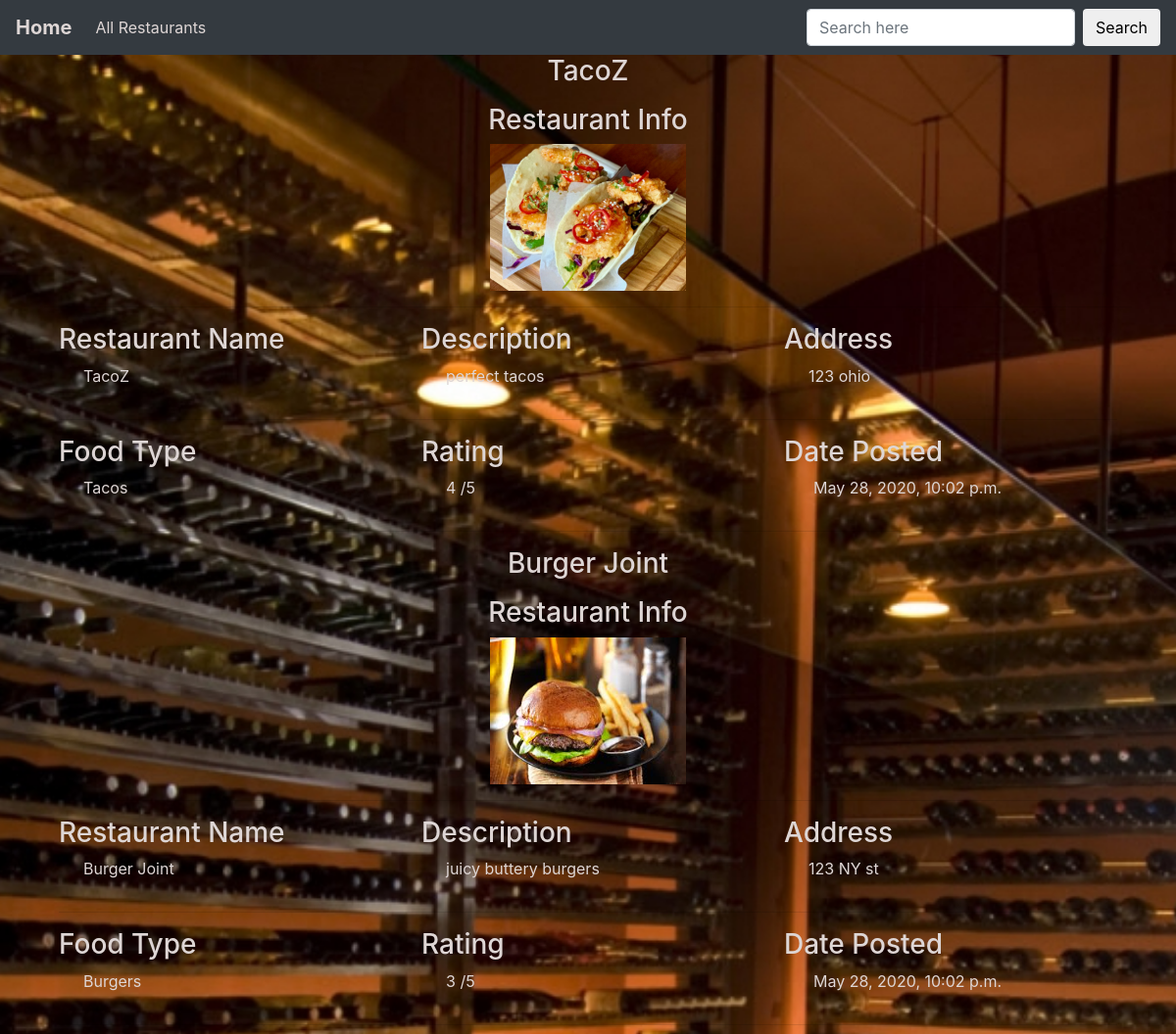
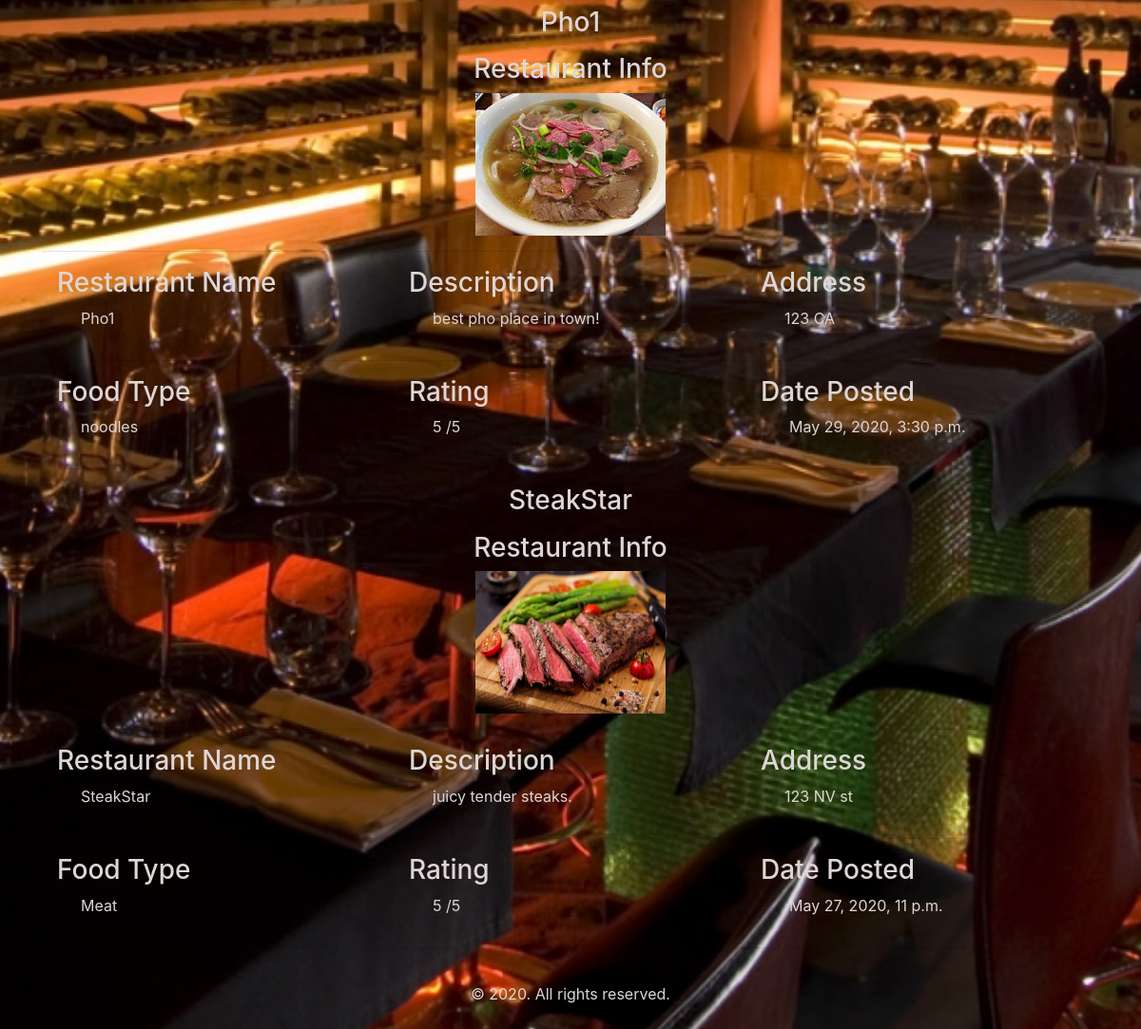
The app's page /detail with its own data (2 pictures, top to bottom).
### ratingapp/models.py (models this page shows, shortened)
class Restaurant(models.Model):
    name = models.CharField(max_length=100)
    image = models.ImageField(upload_to='pic')
    food_type = models.CharField(max_length=100)
    rating = models.IntegerField(default=0, validators=[MaxValueValidator(5), MinValueValidator(1)])
    address = models.CharField(max_length=200)
    description = models.TextField(null=True, blank=True)
    created = models.DateTimeField(default=timezone.now)

### ratingapp/views.py (the view)
# urls.py: path('detail', views.detail, name="detail"),
def detail(request):
    post_list = Restaurant.objects.all()
    context = { 'post_list': post_list}
    return render(request, 'details.html', context)

### templates/details.html (shortened to what this page needs)
{% extends 'base.html' %}
{% block content %}
{% load static %}
{% static "images" as baseurl %}
{% for post in post_list %}
	<div class="inner_page_agile">
		<h3 align="center">{{ post.name }}</h3>
	</div>
	<div class="inner_content_info_agileits">
		<div class="container">
			<div class="tittle_head_w3ls">
				<h3 class="title" align="center">Restaurant Info </h3>
				<div class="container" align="center">
				<img src="{% if post.image %}{{ post.image.url }}{% else %}{% static 'images/no_image.png' %}{% endif %}" width="200" height="150">
				</div>
			</div>
			<hr/>
			<div class="container">
				<div class="row">
					<div class="col-sm-4">
				<h3>Restaurant Name</h3>
				          <p style="margin-left:25px;">{{ post.name}}</p>
					</div>
						<div class="col-sm-4">
							<h3> Description</h3>
				<p style="margin-left:25px;">{{ post.description }}</p>
					</div>
					<div class="col-sm-4">
				<h3>Address</h3>
				<p style="margin-left:25px;">{{ post.address}}</p>
					</div>
		    		</div>
				<hr/>
					<div class="row">
					<div class="col-sm-4">
						<h3>Food Type </h3>
				   <p style="margin-left:25px;">{{ post.food_type }}</p>
					</div>
						<div class="col-sm-4">
							<h3>Rating </h3>
				    <p style="margin-left:25px;">{{ post.rating }} /5</p>
					</div>
					<div class="col-sm-4">
						<h3>Date Posted</h3>
						              <p style="margin-left:30px;">{{ post.created }}</p>
					</div>
		    		</div>
				<hr/>
		</div>
	</div>
			{% endfor %}
	{% endblock %}

### templates/base.html (style rules this page uses)
body { background: url('static/images/bg_restaurant.jpg') no-repeat center center fixed; -webkit-background-size: cover; -moz-background-size: cover; -o-background-size: cover; background-size: cover; }
h3 { color: #ded6d5; }
p { color: #ded6d5; }

### records on screen
Restaurant: name "TacoZ", image (picture), description "perfect tacos", address "123 ohio", food_type "Tacos", rating "4", created "May 28, 2020, 10:02 p.m."
Restaurant: name "Burger Joint", image (picture), description "juicy buttery burgers", address "123 NY st", food_type "Burgers", rating "3", created "May 28, 2020, 10:02 p.m."
Restaurant: name "Pho1", image (picture), description "best pho place in town!", address "123 CA", food_type "noodles", rating "5", created "May 29, 2020, 3:30 p.m."
Restaurant: name "SteakStar", image (picture), description "juicy tender steaks.", address "123 NV st", food_type "Meat", rating "5", created "May 27, 2020, 11 p.m."
